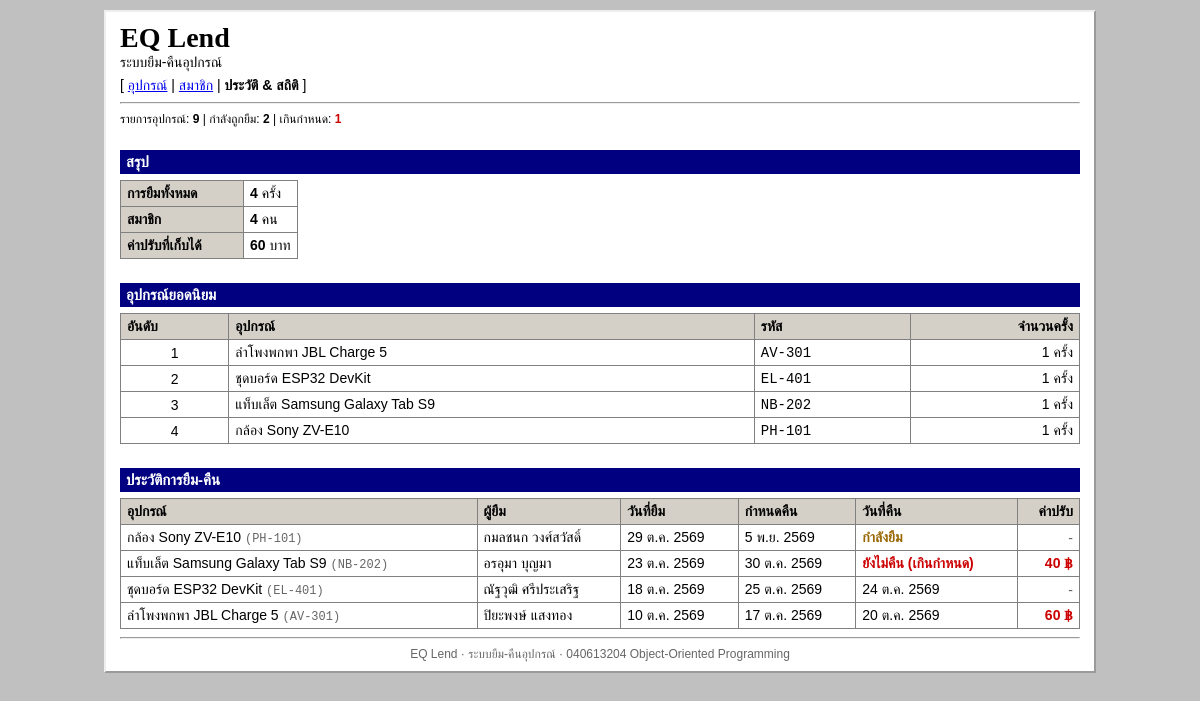
The page /history.php on the database its author committed.
### tables this page shows
CREATE TABLE loans (
    id           INT AUTO_INCREMENT PRIMARY KEY,
    equipment_id INT          NOT NULL,
    member_id    INT          NOT NULL,
    borrowed_at  DATETIME     NOT NULL,
    due_date     DATE         NOT NULL,
    returned_at  DATETIME     NULL,
    fine         DECIMAL(8,2) NOT NULL DEFAULT 0,
    CONSTRAINT fk_loans_equipment FOREIGN KEY (equipment_id) REFERENCES equipment(id),
    CONSTRAINT fk_loans_member    FOREIGN KEY (member_id)    REFERENCES members(id),
    INDEX idx_loans_active (returned_at)
);

CREATE TABLE equipment (
    id            INT AUTO_INCREMENT PRIMARY KEY,
    code          VARCHAR(20)  NOT NULL UNIQUE,
    name          VARCHAR(150) NOT NULL,
    category_id   INT          NOT NULL,
    total_qty     INT          NOT NULL CHECK (total_qty > 0),
    available_qty INT          NOT NULL CHECK (available_qty >= 0),
    created_at    DATETIME     NOT NULL DEFAULT CURRENT_TIMESTAMP,
    CONSTRAINT fk_equipment_category FOREIGN KEY (category_id) REFERENCES categories(id),
    CONSTRAINT chk_available CHECK (available_qty <= total_qty)
);

CREATE TABLE members (
    id         INT AUTO_INCREMENT PRIMARY KEY,
    student_id VARCHAR(13)  NOT NULL UNIQUE,
    name       VARCHAR(100) NOT NULL,
    phone      VARCHAR(20)  NULL
);

### src/Database.php (called while the page is built, shortened)
<?php
final class Database
{
    private static ?PDO $pdo = null;
    public static function connect(): PDO
    {
        if (self::$pdo === null) {
            $dsn = sprintf(
                'mysql:host=%s;port=%s;dbname=%s;charset=utf8mb4',
                getenv('DB_HOST') ?: self::HOST,
                getenv('DB_PORT') ?: self::PORT,
                getenv('DB_NAME') ?: self::NAME
            );
            self::$pdo = new PDO($dsn, getenv('DB_USER') ?: self::USER, getenv('DB_PASS') ?: self::PASS, [
                PDO::ATTR_ERRMODE            => PDO::ERRMODE_EXCEPTION,
                PDO::ATTR_DEFAULT_FETCH_MODE => PDO::FETCH_ASSOC,
                PDO::ATTR_EMULATE_PREPARES   => false,
            ]);
            self::$pdo->exec("SET time_zone = '+07:00'");
        }
        return self::$pdo;
    }
}

### src/Model.php (called while the page is built, shortened)
<?php
abstract class Model
{
    protected static function db(): PDO
    {
        return Database::connect();
    }
    public static function count(): int
    {
        return (int) static::db()->query('SELECT COUNT(*) FROM ' . static::table())->fetchColumn();
    }
}

### src/Loan.php (called while the page is built, shortened)
<?php
class Loan extends Model
{
    protected static function table(): string
    {
        return 'loans';
    }
    protected static function fromRow(array $row): static
    {
        return new static(
            (int) $row['id'],
            (int) $row['equipment_id'],
            $row['equipment_code'],
            $row['equipment_name'],
            (int) $row['member_id'],
            $row['member_name'],
            new DateTimeImmutable($row['borrowed_at']),
            new DateTimeImmutable($row['due_date']),
            $row['returned_at'] !== null ? new DateTimeImmutable($row['returned_at']) : null,
            (float) $row['fine']
        );
    }
    private static function baseQuery(): string
    {
        return 'SELECT l.*, e.code AS equipment_code, e.name AS equipment_name, m.name AS member_name
                FROM loans l
                JOIN equipment e ON e.id = l.equipment_id
                JOIN members m ON m.id = l.member_id';
    }
    public function getEquipmentCode(): string        { return $this->equipmentCode; }
    public function getEquipmentName(): string        { return $this->equipmentName; }
    public function getMemberName(): string           { return $this->memberName; }
    public function getBorrowedAt(): DateTimeImmutable { return $this->borrowedAt; }
    public function getDueDate(): DateTimeImmutable    { return $this->dueDate; }
    public function getReturnedAt(): ?DateTimeImmutable { return $this->returnedAt; }
    public function isReturned(): bool
    {
        return $this->returnedAt !== null;
    }
    public function getOverdueDays(): int
    {
        return self::daysLate($this->dueDate, $this->returnedAt ?? new DateTimeImmutable());
    }
    public function isOverdue(): bool
    {
        return !$this->isReturned() && $this->getOverdueDays() > 0;
    }
    public function getFine(): float
    {
        return $this->isReturned() ? $this->fine : $this->getOverdueDays() * self::FINE_PER_DAY;
    }
    private static function daysLate(DateTimeImmutable $due, DateTimeImmutable $at): int
    {
        $due = $due->setTime(0, 0);
        $at = $at->setTime(0, 0);
        return $at > $due ? $due->diff($at)->days : 0;
    }
    public static function history(int $limit = 100): array
    {
        $stmt = static::db()->prepare(self::baseQuery() . ' ORDER BY l.borrowed_at DESC, l.id DESC LIMIT ?');
        $stmt->execute([$limit]);
        return array_map(fn(array $row) => static::fromRow($row), $stmt->fetchAll());
    }
    public static function totalFines(): float
    {
        return (float) static::db()->query('SELECT COALESCE(SUM(fine), 0) FROM loans')->fetchColumn();
    }
    public static function topEquipment(int $limit = 5): array
    {
        $stmt = static::db()->prepare(
            'SELECT e.code, e.name, COUNT(*) AS times
             FROM loans l JOIN equipment e ON e.id = l.equipment_id
             GROUP BY e.id ORDER BY times DESC, e.code LIMIT ?'
        );
        $stmt->execute([$limit]);
        return $stmt->fetchAll();
    }
}

### src/bootstrap.php (called while the page is built, shortened)
<?php
spl_autoload_register(function (string $class): void {
    $file = __DIR__ . '/' . $class . '.php';
});
function e(?string $value): string
{
    return htmlspecialchars((string) $value, ENT_QUOTES, 'UTF-8');
}
function thai_date(DateTimeInterface $date): string
{
    $months = ['', 'ม.ค.', 'ก.พ.', 'มี.ค.', 'เม.ย.', 'พ.ค.', 'มิ.ย.', 'ก.ค.', 'ส.ค.', 'ก.ย.', 'ต.ค.', 'พ.ย.', 'ธ.ค.'];
    return $date->format('j') . ' ' . $months[(int) $date->format('n')] . ' ' . ((int) $date->format('Y') + 543);
}

### src/Member.php (called while the page is built, shortened)
<?php
class Member extends Model
{
    protected static function table(): string
    {
        return 'members';
    }
}

### history.php (the view, shortened to what this page needs)
<?php
require __DIR__ . '/src/bootstrap.php';
$history = Loan::history();
$topEquipment = Loan::topEquipment();
$summary = [
    ['label' => 'การยืมทั้งหมด',     'value' => number_format(Loan::count()),      'unit' => 'ครั้ง'],
    ['label' => 'สมาชิก',           'value' => number_format(Member::count()),    'unit' => 'คน'],
    ['label' => 'ค่าปรับที่เก็บได้',   'value' => number_format(Loan::totalFines()), 'unit' => 'บาท'],
];
require __DIR__ . '/partials/header.php';
?>
<section>
    <h2>สรุป</h2>
    <table class="form-table">
        <?php foreach ($summary as $card): ?>
            <tr>
                <th><?= e($card['label']) ?></th>
                <td><b><?= e($card['value']) ?></b> <?= e($card['unit']) ?></td>
            </tr>
        <?php endforeach; ?>
    </table>
</section>
<section>
    <h2>อุปกรณ์ยอดนิยม</h2>
    <div class="table-wrap">
        <table>
            <thead>
                <tr>
                    <th>อันดับ</th>
                    <th>อุปกรณ์</th>
                    <th>รหัส</th>
                    <th class="right">จำนวนครั้ง</th>
                </tr>
            </thead>
            <tbody>
                <?php foreach ($topEquipment as $rank => $row): ?>
                    <tr>
                        <td class="center"><?= $rank + 1 ?></td>
                        <td><?= e($row['name']) ?></td>
                        <td class="code"><?= e($row['code']) ?></td>
                        <td class="right"><?= (int) $row['times'] ?> ครั้ง</td>
                    </tr>
                <?php endforeach; ?>
            </tbody>
        </table>
    </div>
</section>
<section>
    <h2>ประวัติการยืม-คืน</h2>
    <div class="table-wrap">
        <table>
            <thead>
                <tr>
                    <th>อุปกรณ์</th>
                    <th>ผู้ยืม</th>
                    <th>วันที่ยืม</th>
                    <th>กำหนดคืน</th>
                    <th>วันที่คืน</th>
                    <th class="right">ค่าปรับ</th>
                </tr>
            </thead>
            <tbody>
                <?php foreach ($history as $loan): ?>
                    <tr>
                        <td>
                            <?= e($loan->getEquipmentName()) ?>
                            <span class="code small muted">(<?= e($loan->getEquipmentCode()) ?>)</span>
                        </td>
                        <td><?= e($loan->getMemberName()) ?></td>
                        <td><?= thai_date($loan->getBorrowedAt()) ?></td>
                        <td><?= thai_date($loan->getDueDate()) ?></td>
                        <td>
                            <?php if ($loan->isReturned()): ?>
                                <?= thai_date($loan->getReturnedAt()) ?>
                            <?php elseif ($loan->isOverdue()): ?>
                                <span class="bad">ยังไม่คืน (เกินกำหนด)</span>
                            <?php else: ?>
                                <span class="warn">กำลังยืม</span>
                            <?php endif; ?>
                        </td>
                        <td class="right <?= $loan->getFine() > 0 ? 'bad' : 'muted' ?>">
                            <?= $loan->getFine() > 0 ? number_format($loan->getFine()) . ' ฿' : '-' ?>
                        </td>
                    </tr>
                <?php endforeach; ?>
            </tbody>
        </table>
    </div>
</section>
<?php require __DIR__ . '/partials/footer.php'; ?>

### style.css (style rules this page uses)
body { margin: 0; padding: 10px; background: #c0c0c0; color: #000; font-family: Tahoma, "MS Sans Serif", sans-serif; font-size: 14px; }
h2 { margin: 24px 0 6px; padding: 3px 6px; background: #000080; color: #fff; font-size: 15px; }
.small { font-size: 12px; }
.muted { color: #666; }
.code { font-family: "Courier New", monospace; }
.right { text-align: right; }
.center { text-align: center; }
.warn { color: #996600; font-weight: bold; }
.bad { color: #cc0000; font-weight: bold; }
.table-wrap { overflow-x: auto; }
table { width: 100%; border-collapse: collapse; background: #fff; }
th, td { padding: 4px 6px; border: 1px solid #808080; text-align: left; vertical-align: middle; }
th { background: #d4d0c8; }
th.right, td.right { text-align: right; }
td.center { text-align: center; }
.form-table { width: auto; }
.form-table th { width: 110px; }

### rows shown on the page
loans: equipment.name "กล้อง Sony ZV-E10", equipment.code "PH-101", member.name "กมลชนก วงศ์สวัสดิ์", BorrowedAt "29 ต.ค. 2569", DueDate "5 พ.ย. 2569", shows "กำลังยืม"
loans: equipment.name "แท็บเล็ต Samsung Galaxy Tab S9", equipment.code "NB-202", member.name "อรอุมา บุญมา", BorrowedAt "23 ต.ค. 2569", DueDate "30 ต.ค. 2569", shows "ยังไม่คืน (เกินกำหนด)", returned_at "40"
loans: equipment.name "ชุดบอร์ด ESP32 DevKit", equipment.code "EL-401", member.name "ณัฐวุฒิ ศรีประเสริฐ", BorrowedAt "18 ต.ค. 2569", DueDate "25 ต.ค. 2569", ReturnedAt "24 ต.ค. 2569"
loans: equipment.name "ลำโพงพกพา JBL Charge 5", equipment.code "AV-301", member.name "ปิยะพงษ์ แสงทอง", BorrowedAt "10 ต.ค. 2569", DueDate "17 ต.ค. 2569", ReturnedAt "20 ต.ค. 2569", fine "60"

### other values the page prints
$item['label'] "อุปกรณ์"
$item['label'] "สมาชิก"
$item['label'] "ประวัติ & สถิติ"
$stat['label'] "รายการอุปกรณ์"
$stat['value'] "9"
$stat['label'] "กำลังถูกยืม"
$stat['value'] "2"
$stat['label'] "เกินกำหนด"
$stat['value'] "1"
$card['label'] "การยืมทั้งหมด"
$card['value'] "4"
$card['unit'] "ครั้ง"
$card['label'] "สมาชิก"
$card['unit'] "คน"
$card['label'] "ค่าปรับที่เก็บได้"
